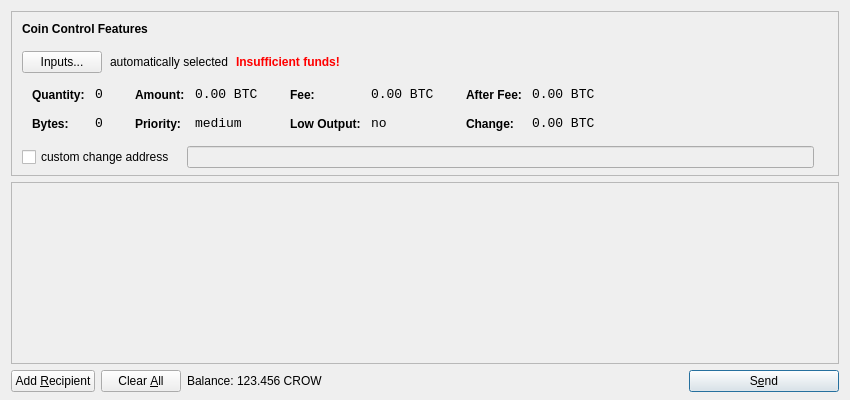
<?xml version="1.0" encoding="UTF-8"?>
<ui version="4.0">
 <class>SendCoinsDialog</class>
 <widget class="QDialog" name="SendCoinsDialog">
  <property name="geometry">
   <rect>
    <x>0</x>
    <y>0</y>
    <width>850</width>
    <height>400</height>
   </rect>
  </property>
  <property name="windowTitle">
   <string>Send Coins</string>
  </property>
  <property name="styleSheet">
   <string notr="true">background-image: url(:/images/bkg2);</string>
  </property>
  <layout class="QVBoxLayout" name="verticalLayout" stretch="0,1,0">
   <property name="bottomMargin">
    <number>8</number>
   </property>
   <item>
    <widget class="QFrame" name="frameCoinControl">
     <property name="sizePolicy">
      <sizepolicy hsizetype="Expanding" vsizetype="Expanding">
       <horstretch>0</horstretch>
       <verstretch>0</verstretch>
      </sizepolicy>
     </property>
     <property name="maximumSize">
      <size>
       <width>16777215</width>
       <height>16777215</height>
      </size>
     </property>
     <property name="frameShape">
      <enum>QFrame::StyledPanel</enum>
     </property>
     <property name="frameShadow">
      <enum>QFrame::Sunken</enum>
     </property>
     <layout class="QVBoxLayout" name="verticalLayoutCoinControl2">
      <property name="spacing">
       <number>5</number>
      </property>
      <property name="leftMargin">
       <number>0</number>
      </property>
      <property name="topMargin">
       <number>0</number>
      </property>
      <property name="rightMargin">
       <number>0</number>
      </property>
      <property name="bottomMargin">
       <number>6</number>
      </property>
      <item>
       <layout class="QVBoxLayout" name="verticalLayoutCoinControl" stretch="0,0,0,0,1">
        <property name="spacing">
         <number>0</number>
        </property>
        <property name="leftMargin">
         <number>10</number>
        </property>
        <property name="topMargin">
         <number>10</number>
        </property>
        <item>
         <layout class="QHBoxLayout" name="horizontalLayoutCoinControl1">
          <property name="bottomMargin">
           <number>15</number>
          </property>
          <item>
           <widget class="QLabel" name="labelCoinControlFeatures">
            <property name="sizePolicy">
             <sizepolicy hsizetype="Preferred" vsizetype="Maximum">
              <horstretch>0</horstretch>
              <verstretch>0</verstretch>
             </sizepolicy>
            </property>
            <property name="font">
             <font>
              <weight>75</weight>
              <bold>true</bold>
             </font>
            </property>
            <property name="styleSheet">
             <string notr="true">font-weight:bold;</string>
            </property>
            <property name="text">
             <string>Coin Control Features</string>
            </property>
           </widget>
          </item>
         </layout>
        </item>
        <item>
         <layout class="QHBoxLayout" name="horizontalLayoutCoinControl2" stretch="0,0,0,0">
          <property name="spacing">
           <number>8</number>
          </property>
          <property name="bottomMargin">
           <number>10</number>
          </property>
          <item>
           <widget class="QPushButton" name="pushButtonCoinControl">
            <property name="styleSheet">
             <string notr="true"/>
            </property>
            <property name="text">
             <string>Inputs...</string>
            </property>
           </widget>
          </item>
          <item>
           <widget class="QLabel" name="labelCoinControlAutomaticallySelected">
            <property name="text">
             <string>automatically selected</string>
            </property>
            <property name="margin">
             <number>5</number>
            </property>
           </widget>
          </item>
          <item>
           <widget class="QLabel" name="labelCoinControlInsuffFunds">
            <property name="font">
             <font>
              <weight>75</weight>
              <bold>true</bold>
             </font>
            </property>
            <property name="styleSheet">
             <string notr="true">color:red;font-weight:bold;</string>
            </property>
            <property name="text">
             <string>Insufficient funds!</string>
            </property>
            <property name="margin">
             <number>5</number>
            </property>
           </widget>
          </item>
          <item>
           <spacer name="horizontalSpacerCoinControl">
            <property name="orientation">
             <enum>Qt::Horizontal</enum>
            </property>
            <property name="sizeHint" stdset="0">
             <size>
              <width>40</width>
              <height>1</height>
             </size>
            </property>
           </spacer>
          </item>
         </layout>
        </item>
        <item>
         <widget class="QWidget" name="widgetCoinControl" native="true">
          <property name="sizePolicy">
           <sizepolicy hsizetype="Preferred" vsizetype="Preferred">
            <horstretch>0</horstretch>
            <verstretch>0</verstretch>
           </sizepolicy>
          </property>
          <property name="minimumSize">
           <size>
            <width>0</width>
            <height>0</height>
           </size>
          </property>
          <property name="styleSheet">
           <string notr="true"/>
          </property>
          <layout class="QHBoxLayout" name="horizontalLayoutCoinControl5">
           <property name="leftMargin">
            <number>0</number>
           </property>
           <property name="topMargin">
            <number>0</number>
           </property>
           <property name="rightMargin">
            <number>0</number>
           </property>
           <property name="bottomMargin">
            <number>0</number>
           </property>
           <item>
            <layout class="QHBoxLayout" name="horizontalLayoutCoinControl3" stretch="0,0,0,1">
             <property name="spacing">
              <number>20</number>
             </property>
             <property name="topMargin">
              <number>0</number>
             </property>
             <property name="bottomMargin">
              <number>10</number>
             </property>
             <item>
              <layout class="QFormLayout" name="formLayoutCoinControl1">
               <property name="horizontalSpacing">
                <number>10</number>
               </property>
               <property name="verticalSpacing">
                <number>14</number>
               </property>
               <property name="leftMargin">
                <number>10</number>
               </property>
               <property name="topMargin">
                <number>4</number>
               </property>
               <property name="rightMargin">
                <number>6</number>
               </property>
               <item row="0" column="0">
                <widget class="QLabel" name="labelCoinControlQuantityText">
                 <property name="styleSheet">
                  <string notr="true">font-weight:bold;</string>
                 </property>
                 <property name="text">
                  <string>Quantity:</string>
                 </property>
                 <property name="margin">
                  <number>0</number>
                 </property>
                </widget>
               </item>
               <item row="0" column="1">
                <widget class="QLabel" name="labelCoinControlQuantity">
                 <property name="font">
                  <font>
                   <family>Monospace</family>
                   <pointsize>10</pointsize>
                  </font>
                 </property>
                 <property name="cursor">
                  <cursorShape>IBeamCursor</cursorShape>
                 </property>
                 <property name="contextMenuPolicy">
                  <enum>Qt::ActionsContextMenu</enum>
                 </property>
                 <property name="text">
                  <string notr="true">0</string>
                 </property>
                 <property name="margin">
                  <number>0</number>
                 </property>
                 <property name="textInteractionFlags">
                  <set>Qt::LinksAccessibleByMouse|Qt::TextSelectableByKeyboard|Qt::TextSelectableByMouse</set>
                 </property>
                </widget>
               </item>
               <item row="1" column="0">
                <widget class="QLabel" name="labelCoinControlBytesText">
                 <property name="styleSheet">
                  <string notr="true">font-weight:bold;</string>
                 </property>
                 <property name="text">
                  <string>Bytes:</string>
                 </property>
                </widget>
               </item>
               <item row="1" column="1">
                <widget class="QLabel" name="labelCoinControlBytes">
                 <property name="font">
                  <font>
                   <family>Monospace</family>
                   <pointsize>10</pointsize>
                  </font>
                 </property>
                 <property name="cursor">
                  <cursorShape>IBeamCursor</cursorShape>
                 </property>
                 <property name="contextMenuPolicy">
                  <enum>Qt::ActionsContextMenu</enum>
                 </property>
                 <property name="text">
                  <string notr="true">0</string>
                 </property>
                 <property name="textInteractionFlags">
                  <set>Qt::LinksAccessibleByMouse|Qt::TextSelectableByKeyboard|Qt::TextSelectableByMouse</set>
                 </property>
                </widget>
               </item>
              </layout>
             </item>
             <item>
              <layout class="QFormLayout" name="formLayoutCoinControl2">
               <property name="horizontalSpacing">
                <number>10</number>
               </property>
               <property name="verticalSpacing">
                <number>14</number>
               </property>
               <property name="leftMargin">
                <number>6</number>
               </property>
               <property name="topMargin">
                <number>4</number>
               </property>
               <property name="rightMargin">
                <number>6</number>
               </property>
               <item row="0" column="0">
                <widget class="QLabel" name="labelCoinControlAmountText">
                 <property name="styleSheet">
                  <string notr="true">font-weight:bold;</string>
                 </property>
                 <property name="text">
                  <string>Amount:</string>
                 </property>
                 <property name="margin">
                  <number>0</number>
                 </property>
                </widget>
               </item>
               <item row="0" column="1">
                <widget class="QLabel" name="labelCoinControlAmount">
                 <property name="font">
                  <font>
                   <family>Monospace</family>
                   <pointsize>10</pointsize>
                  </font>
                 </property>
                 <property name="cursor">
                  <cursorShape>IBeamCursor</cursorShape>
                 </property>
                 <property name="contextMenuPolicy">
                  <enum>Qt::ActionsContextMenu</enum>
                 </property>
                 <property name="text">
                  <string notr="true">0.00 BTC</string>
                 </property>
                 <property name="textInteractionFlags">
                  <set>Qt::LinksAccessibleByMouse|Qt::TextSelectableByKeyboard|Qt::TextSelectableByMouse</set>
                 </property>
                </widget>
               </item>
               <item row="1" column="0">
                <widget class="QLabel" name="labelCoinControlPriorityText">
                 <property name="styleSheet">
                  <string notr="true">font-weight:bold;</string>
                 </property>
                 <property name="text">
                  <string>Priority:</string>
                 </property>
                </widget>
               </item>
               <item row="1" column="1">
                <widget class="QLabel" name="labelCoinControlPriority">
                 <property name="font">
                  <font>
                   <family>Monospace</family>
                   <pointsize>10</pointsize>
                  </font>
                 </property>
                 <property name="cursor">
                  <cursorShape>IBeamCursor</cursorShape>
                 </property>
                 <property name="contextMenuPolicy">
                  <enum>Qt::ActionsContextMenu</enum>
                 </property>
                 <property name="text">
                  <string>medium</string>
                 </property>
                 <property name="textInteractionFlags">
                  <set>Qt::LinksAccessibleByMouse|Qt::TextSelectableByKeyboard|Qt::TextSelectableByMouse</set>
                 </property>
                </widget>
               </item>
              </layout>
             </item>
             <item>
              <layout class="QFormLayout" name="formLayoutCoinControl3">
               <property name="horizontalSpacing">
                <number>10</number>
               </property>
               <property name="verticalSpacing">
                <number>14</number>
               </property>
               <property name="leftMargin">
                <number>6</number>
               </property>
               <property name="topMargin">
                <number>4</number>
               </property>
               <property name="rightMargin">
                <number>6</number>
               </property>
               <item row="0" column="0">
                <widget class="QLabel" name="labelCoinControlFeeText">
                 <property name="styleSheet">
                  <string notr="true">font-weight:bold;</string>
                 </property>
                 <property name="text">
                  <string>Fee:</string>
                 </property>
                 <property name="margin">
                  <number>0</number>
                 </property>
                </widget>
               </item>
               <item row="0" column="1">
                <widget class="QLabel" name="labelCoinControlFee">
                 <property name="font">
                  <font>
                   <family>Monospace</family>
                   <pointsize>10</pointsize>
                  </font>
                 </property>
                 <property name="cursor">
                  <cursorShape>IBeamCursor</cursorShape>
                 </property>
                 <property name="contextMenuPolicy">
                  <enum>Qt::ActionsContextMenu</enum>
                 </property>
                 <property name="text">
                  <string notr="true">0.00 BTC</string>
                 </property>
                 <property name="textInteractionFlags">
                  <set>Qt::LinksAccessibleByMouse|Qt::TextSelectableByKeyboard|Qt::TextSelectableByMouse</set>
                 </property>
                </widget>
               </item>
               <item row="1" column="0">
                <widget class="QLabel" name="labelCoinControlLowOutputText">
                 <property name="styleSheet">
                  <string notr="true">font-weight:bold;</string>
                 </property>
                 <property name="text">
                  <string>Low Output:</string>
                 </property>
                </widget>
               </item>
               <item row="1" column="1">
                <widget class="QLabel" name="labelCoinControlLowOutput">
                 <property name="font">
                  <font>
                   <family>Monospace</family>
                   <pointsize>10</pointsize>
                  </font>
                 </property>
                 <property name="cursor">
                  <cursorShape>IBeamCursor</cursorShape>
                 </property>
                 <property name="contextMenuPolicy">
                  <enum>Qt::ActionsContextMenu</enum>
                 </property>
                 <property name="text">
                  <string>no</string>
                 </property>
                 <property name="textInteractionFlags">
                  <set>Qt::LinksAccessibleByMouse|Qt::TextSelectableByKeyboard|Qt::TextSelectableByMouse</set>
                 </property>
                </widget>
               </item>
              </layout>
             </item>
             <item>
              <layout class="QFormLayout" name="formLayoutCoinControl4">
               <property name="horizontalSpacing">
                <number>10</number>
               </property>
               <property name="verticalSpacing">
                <number>14</number>
               </property>
               <property name="leftMargin">
                <number>6</number>
               </property>
               <property name="topMargin">
                <number>4</number>
               </property>
               <property name="rightMargin">
                <number>6</number>
               </property>
               <item row="0" column="0">
                <widget class="QLabel" name="labelCoinControlAfterFeeText">
                 <property name="styleSheet">
                  <string notr="true">font-weight:bold;</string>
                 </property>
                 <property name="text">
                  <string>After Fee:</string>
                 </property>
                 <property name="margin">
                  <number>0</number>
                 </property>
                </widget>
               </item>
               <item row="0" column="1">
                <widget class="QLabel" name="labelCoinControlAfterFee">
                 <property name="font">
                  <font>
                   <family>Monospace</family>
                   <pointsize>10</pointsize>
                  </font>
                 </property>
                 <property name="cursor">
                  <cursorShape>IBeamCursor</cursorShape>
                 </property>
                 <property name="contextMenuPolicy">
                  <enum>Qt::ActionsContextMenu</enum>
                 </property>
                 <property name="text">
                  <string notr="true">0.00 BTC</string>
                 </property>
                 <property name="textInteractionFlags">
                  <set>Qt::LinksAccessibleByMouse|Qt::TextSelectableByKeyboard|Qt::TextSelectableByMouse</set>
                 </property>
                </widget>
               </item>
               <item row="1" column="0">
                <widget class="QLabel" name="labelCoinControlChangeText">
                 <property name="styleSheet">
                  <string notr="true">font-weight:bold;</string>
                 </property>
                 <property name="text">
                  <string>Change:</string>
                 </property>
                </widget>
               </item>
               <item row="1" column="1">
                <widget class="QLabel" name="labelCoinControlChange">
                 <property name="font">
                  <font>
                   <family>Monospace</family>
                   <pointsize>10</pointsize>
                  </font>
                 </property>
                 <property name="cursor">
                  <cursorShape>IBeamCursor</cursorShape>
                 </property>
                 <property name="contextMenuPolicy">
                  <enum>Qt::ActionsContextMenu</enum>
                 </property>
                 <property name="text">
                  <string notr="true">0.00 BTC</string>
                 </property>
                 <property name="textInteractionFlags">
                  <set>Qt::LinksAccessibleByMouse|Qt::TextSelectableByKeyboard|Qt::TextSelectableByMouse</set>
                 </property>
                </widget>
               </item>
              </layout>
             </item>
            </layout>
           </item>
          </layout>
         </widget>
        </item>
        <item>
         <layout class="QHBoxLayout" name="horizontalLayoutCoinControl4" stretch="0,0,0">
          <property name="spacing">
           <number>12</number>
          </property>
          <property name="sizeConstraint">
           <enum>QLayout::SetDefaultConstraint</enum>
          </property>
          <property name="topMargin">
           <number>5</number>
          </property>
          <property name="rightMargin">
           <number>5</number>
          </property>
          <item>
           <widget class="QCheckBox" name="checkBoxCoinControlChange">
            <property name="text">
             <string>custom change address</string>
            </property>
           </widget>
          </item>
          <item>
           <widget class="QLineEdit" name="lineEditCoinControlChange">
            <property name="enabled">
             <bool>false</bool>
            </property>
            <property name="sizePolicy">
             <sizepolicy hsizetype="Expanding" vsizetype="Fixed">
              <horstretch>0</horstretch>
              <verstretch>0</verstretch>
             </sizepolicy>
            </property>
           </widget>
          </item>
          <item>
           <widget class="QLabel" name="labelCoinControlChangeLabel">
            <property name="sizePolicy">
             <sizepolicy hsizetype="Preferred" vsizetype="Expanding">
              <horstretch>0</horstretch>
              <verstretch>0</verstretch>
             </sizepolicy>
            </property>
            <property name="minimumSize">
             <size>
              <width>0</width>
              <height>0</height>
             </size>
            </property>
            <property name="text">
             <string/>
            </property>
            <property name="margin">
             <number>3</number>
            </property>
           </widget>
          </item>
         </layout>
        </item>
        <item>
         <spacer name="verticalSpacerCoinControl">
          <property name="orientation">
           <enum>Qt::Vertical</enum>
          </property>
          <property name="sizeHint" stdset="0">
           <size>
            <width>800</width>
            <height>1</height>
           </size>
          </property>
         </spacer>
        </item>
       </layout>
      </item>
     </layout>
    </widget>
   </item>
   <item>
    <widget class="QScrollArea" name="scrollArea">
     <property name="widgetResizable">
      <bool>true</bool>
     </property>
     <widget class="QWidget" name="scrollAreaWidgetContents">
      <property name="geometry">
       <rect>
        <x>0</x>
        <y>0</y>
        <width>834</width>
        <height>186</height>
       </rect>
      </property>
      <layout class="QVBoxLayout" name="verticalLayout_2">
       <property name="leftMargin">
        <number>0</number>
       </property>
       <property name="topMargin">
        <number>0</number>
       </property>
       <property name="rightMargin">
        <number>0</number>
       </property>
       <property name="bottomMargin">
        <number>0</number>
       </property>
       <item>
        <layout class="QVBoxLayout" name="entries">
         <property name="spacing">
          <number>6</number>
         </property>
        </layout>
       </item>
       <item>
        <spacer name="verticalSpacer">
         <property name="orientation">
          <enum>Qt::Vertical</enum>
         </property>
         <property name="sizeHint" stdset="0">
          <size>
           <width>20</width>
           <height>40</height>
          </size>
         </property>
        </spacer>
       </item>
      </layout>
     </widget>
    </widget>
   </item>
   <item>
    <layout class="QHBoxLayout" name="horizontalLayout">
     <item>
      <widget class="QPushButton" name="addButton">
       <property name="toolTip">
        <string>Send to multiple recipients at once</string>
       </property>
       <property name="text">
        <string>Add &amp;Recipient</string>
       </property>
       <property name="icon">
        <iconset resource="../bitcoin.qrc">
         <normaloff>:/icons/add</normaloff>:/icons/add</iconset>
       </property>
       <property name="autoDefault">
        <bool>false</bool>
       </property>
      </widget>
     </item>
     <item>
      <widget class="QPushButton" name="clearButton">
       <property name="sizePolicy">
        <sizepolicy hsizetype="Minimum" vsizetype="Fixed">
         <horstretch>0</horstretch>
         <verstretch>0</verstretch>
        </sizepolicy>
       </property>
       <property name="toolTip">
        <string>Remove all transaction fields</string>
       </property>
       <property name="text">
        <string>Clear &amp;All</string>
       </property>
       <property name="icon">
        <iconset resource="../bitcoin.qrc">
         <normaloff>:/icons/remove</normaloff>:/icons/remove</iconset>
       </property>
       <property name="autoRepeatDelay">
        <number>300</number>
       </property>
       <property name="autoDefault">
        <bool>false</bool>
       </property>
      </widget>
     </item>
     <item>
      <layout class="QHBoxLayout" name="horizontalLayout_2">
       <property name="spacing">
        <number>3</number>
       </property>
       <item>
        <widget class="QLabel" name="label">
         <property name="text">
          <string>Balance:</string>
         </property>
        </widget>
       </item>
       <item>
        <widget class="QLabel" name="labelBalance">
         <property name="cursor">
          <cursorShape>IBeamCursor</cursorShape>
         </property>
         <property name="text">
          <string>123.456 CROW</string>
         </property>
         <property name="textInteractionFlags">
          <set>Qt::LinksAccessibleByMouse|Qt::TextSelectableByKeyboard|Qt::TextSelectableByMouse</set>
         </property>
        </widget>
       </item>
      </layout>
     </item>
     <item>
      <spacer name="horizontalSpacer">
       <property name="orientation">
        <enum>Qt::Horizontal</enum>
       </property>
       <property name="sizeHint" stdset="0">
        <size>
         <width>40</width>
         <height>20</height>
        </size>
       </property>
      </spacer>
     </item>
     <item>
      <widget class="QPushButton" name="sendButton">
       <property name="minimumSize">
        <size>
         <width>150</width>
         <height>0</height>
        </size>
       </property>
       <property name="toolTip">
        <string>Confirm the send action</string>
       </property>
       <property name="text">
        <string>S&amp;end</string>
       </property>
       <property name="icon">
        <iconset resource="../bitcoin.qrc">
         <normaloff>:/icons/send</normaloff>:/icons/send</iconset>
       </property>
       <property name="default">
        <bool>true</bool>
       </property>
      </widget>
     </item>
    </layout>
   </item>
  </layout>
 </widget>
 <resources>
  <include location="../bitcoin.qrc"/>
 </resources>
 <connections/>
</ui>
